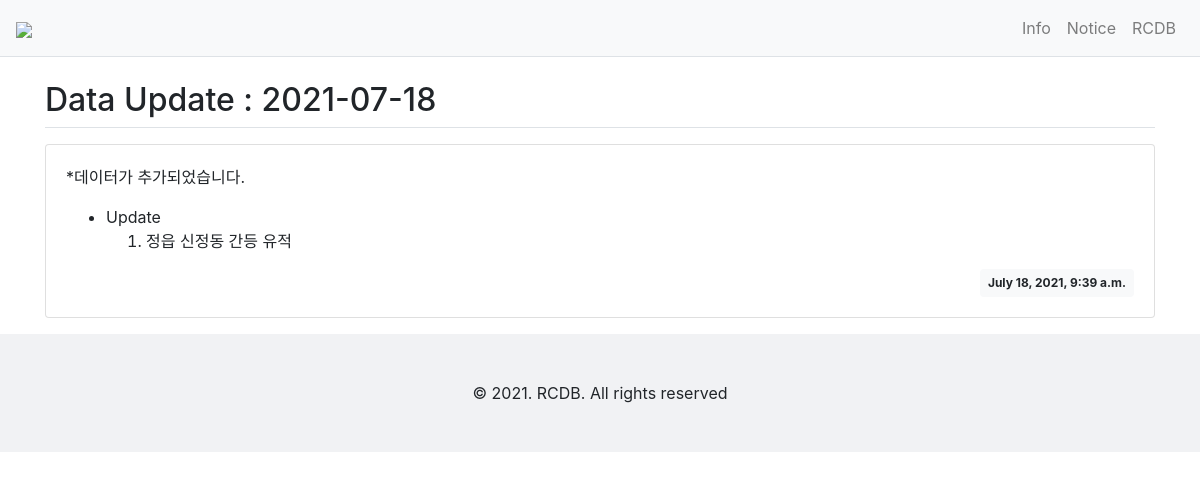
Screenshot of /notice/18/ with the database file from the repository.
### notice/models.py (models this page shows, shortened)
class Notice(models.Model):
    subject = models.CharField(max_length=100)
    content = models.TextField()
    create_date = models.DateTimeField()

### notice/views.py (the view)
# urls.py: path('<int:notice_id>/', views.detail, name='detail'),
def detail(request, notice_id):
    notice = get_object_or_404(Notice, pk=notice_id)
    context = {'notice' : notice}
    return render(request, 'notice/notice_detail.html', context)

### notice/templatetags/md_filter.py (called while the page is built)
@register.filter()
def mark(value):
    extensions = ["nl2br", "fenced_code"]
    return mark_safe(markdown.markdown(value, extensions=extensions))

### templates/notice/notice_detail.html
{% extends 'base.html' %}
{% load md_filter %}
{% block content %}
<div class="container my-3">
    <h2 class="border-bottom py-2">{{ notice.subject }}</h2>
    <div class="card my-3">
        <div class="card-body">
            <div class="card-text">{{ notice.content|mark }}</div>
            <div class="d-flex justify-content-end">
                <div class="badge badge-light p-2">
                    {{ notice.create_date }}
                </div>
            </div>
        </div>
    </div>
</div>
{% endblock %}

### rows the page displays
Notice: subject "Data Update : 2021-07-18", content|mark "*데이터가 추가되었습니다. Update 정읍 신정동 간등 유적", create_date "July 18, 2021, 9:39 a.m."
